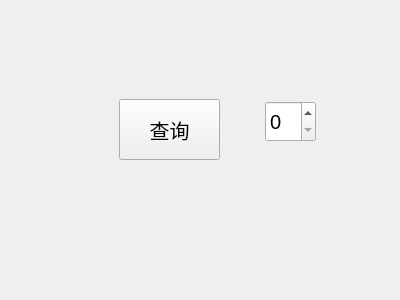
<?xml version="1.0" encoding="UTF-8"?>
<ui version="4.0">
 <class>Widget</class>
 <widget class="QWidget" name="Widget">
  <property name="geometry">
   <rect>
    <x>0</x>
    <y>0</y>
    <width>400</width>
    <height>300</height>
   </rect>
  </property>
  <property name="windowTitle">
   <string>Widget</string>
  </property>
  <widget class="QPushButton" name="pushButton">
   <property name="geometry">
    <rect>
     <x>119</x>
     <y>99</y>
     <width>101</width>
     <height>61</height>
    </rect>
   </property>
   <property name="font">
    <font>
     <pointsize>15</pointsize>
    </font>
   </property>
   <property name="text">
    <string>查询</string>
   </property>
  </widget>
  <widget class="QSpinBox" name="spinBox">
   <property name="geometry">
    <rect>
     <x>265</x>
     <y>101</y>
     <width>51</width>
     <height>41</height>
    </rect>
   </property>
   <property name="font">
    <font>
     <pointsize>15</pointsize>
    </font>
   </property>
  </widget>
 </widget>
 <layoutdefault spacing="6" margin="11"/>
 <resources/>
 <connections/>
</ui>
